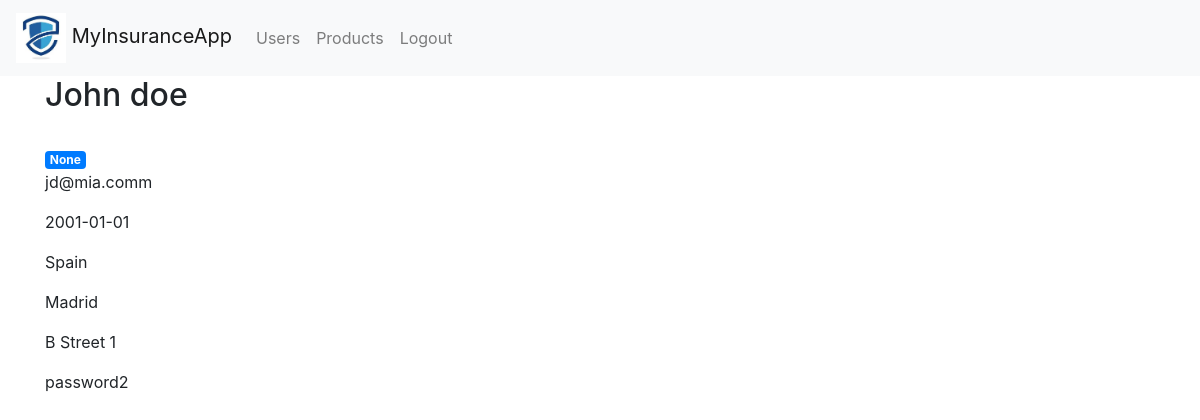
Before: /users/1 (signed in) with the older database file.
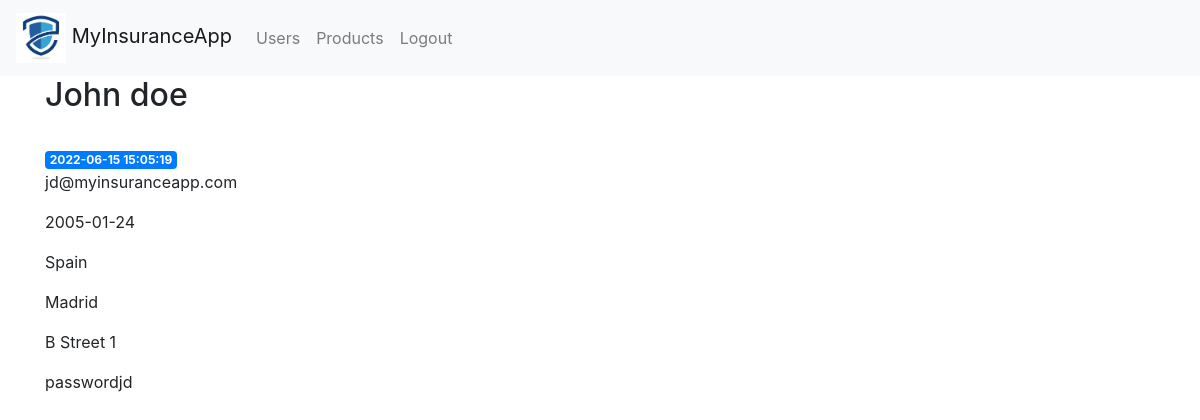
After: the same page with the newer database file.
### tables this page shows
CREATE TABLE users (
    id INTEGER PRIMARY KEY AUTOINCREMENT,
    created TIMESTAMP DEFAULT CURRENT_TIMESTAMP,
    fullname TEXT NOT NULL,
    email TEXT NOT NULL,
    birthdate TIMESTAMP ,
    country TEXT ,
    city TEXT ,
    address TEXT, 
    password TEXT
);

### project/controllers/web/user_controller.py (the view)
@app.route('/users/<int:user_id>')
def user(user_id):
    if not session.get("id"):
        return redirect(url_for('login'))
    theuser = get_user(user_id)
    return render_template('user/user.html', user=theuser)

### project/persistence/__init__.py (called while the page is built)
def dict_factory(cursor, row):
    d = {}
    for idx, col in enumerate(cursor.description):
        d[col[0]] = row[idx]
    return d

def get_db_connection():
    conn = sqlite3.connect('./database/database.db')
    conn.row_factory = dict_factory
    return conn

### project/persistence/users_dao.py (called while the page is built)
def get_user(user_id):
    conn = get_db_connection()
    user = conn.execute('SELECT * FROM users WHERE id = ?',
                        (user_id,)).fetchone()
    conn.close()
    return user

### project/templates/user/user.html
{% extends 'base.html' %}
{% block content %}
<h2>{% block fullname %} {{ user['fullname'] }} {% endblock %}</h2>
<br>
<span class="badge badge-primary">{{ user['created'] }}</span>
<p>{{ user['email'] }}</p>
<p>{{ user['birthdate'] }}</p>
<p>{{ user['country'] }}</p>
<p>{{ user['city'] }}</p>
<p>{{ user['address'] }}</p>
<p>{{ user['password'] }}</p>
{% endblock %}

Changed rows visible on the page:
changed users "John doe": created (not shown) → "2022-06-15 15:05:19"; email "jd@mia.comm" → "jd@myinsuranceapp.com"; birthdate "2001-01-01" → "2005-01-24"; password "password2" → "passwordjd"
Other visible differences:
{{ user['created'] }}: "None" → (not shown)
